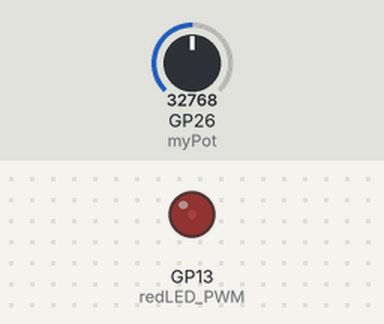
Simulated run of this program. Board: Raspberry Pi Pico running MicroPython. Parts: output pins drawn as LEDs (lit = HIGH). The test bench sets the inputs (shaded band); at power-on: GP26 (myPot) = 32768 (analog values on the 0–65535 scale).

Above: at 1.2 s.
1.3 s: GP26 (myPot) set to 57670
At 2.5 s:
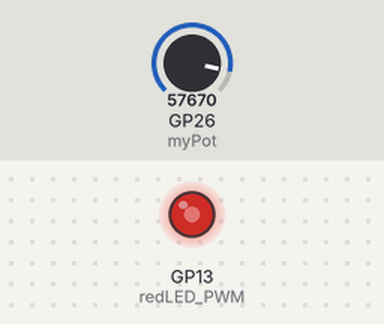
2.8 s: GP26 (myPot) set to 65535
At 3.8 s:
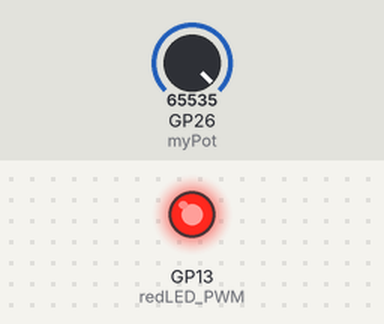
4.3 s: GP26 (myPot) set to 45
At 5.0 s:
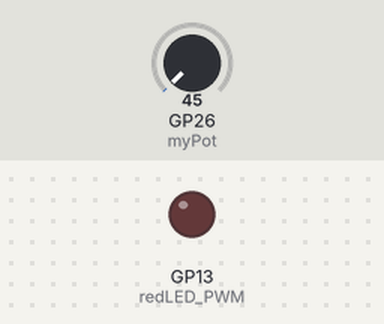
5.8 s: GP26 (myPot) set to 32767
At 6.2 s:
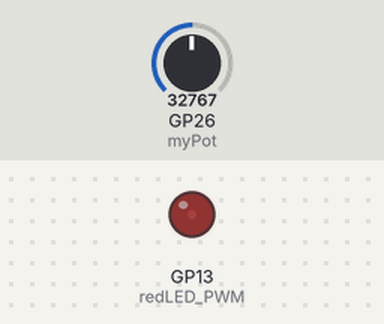
7.3 s: GP26 (myPot) set to 0
At 8.6 s:
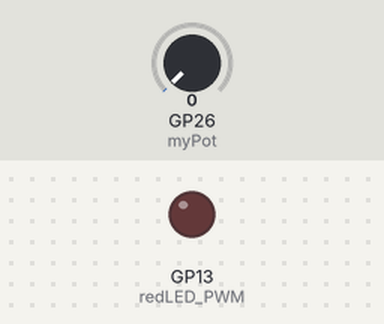
Timing chart, 0 to 9.8 s (numbered marks = the images above; inputs shaded):
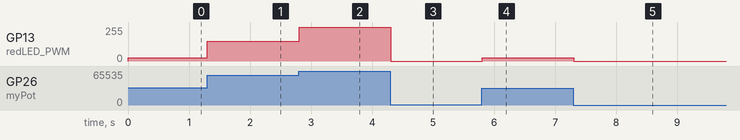

The program:

LED_dimmer_potentiometer_nonlinear_dimming.py
```python
# Program to use a potentiometer
# as a dimmer switch for an LED
# with nonlinear scale for dimming
# HW for Pico Lesson 10 and 11
# Lori Pfahler
# April 2023


# import modules
from machine import Pin, PWM, ADC
from utime import sleep

# setup potentiometers on ADC pins: ADC0 and ADC1
myPot = machine.ADC(26)

# setup redLED with PWM
redLED_PWM = PWM(Pin(13))
redLED_PWM.freq(1000)
redLED_PWM.duty_u16(0)

try:
    while True:
        potValue = myPot.read_u16()
        if potValue < 700:
            DC_16bit = 0
        elif potValue > 65500:
            DC_16bit = 65535
        else:
            # equation using a range 0-100
            # put potValue on 0-100 scale (use percent of 16bit potValue)
            potVal100 = (potValue/65535)*100
            eq100 = 100**(potVal100/100)
            # scale input to duty_u16() function back to 0-65535 16bit scale
            DC_16bit = (eq100/100)*65535
        redLED_PWM.duty_u16(int(DC_16bit))
        sleep(0.1)

except KeyboardInterrupt:
    redLED_PWM.duty_u16(0)
```

Measured:
- after the input at 1.3 s, GP13 (redLED_PWM): 25/255 → 147/255 at once
- after the input at 2.8 s, GP13 (redLED_PWM): 147/255 → 255/255 at once
- after the input at 4.3 s, GP13 (redLED_PWM): 255/255 → 0/255 at once
- after the input at 5.8 s, GP13 (redLED_PWM): 0/255 → 25/255 at once
- after the input at 7.3 s, GP13 (redLED_PWM): 25/255 → 0/255 at once
